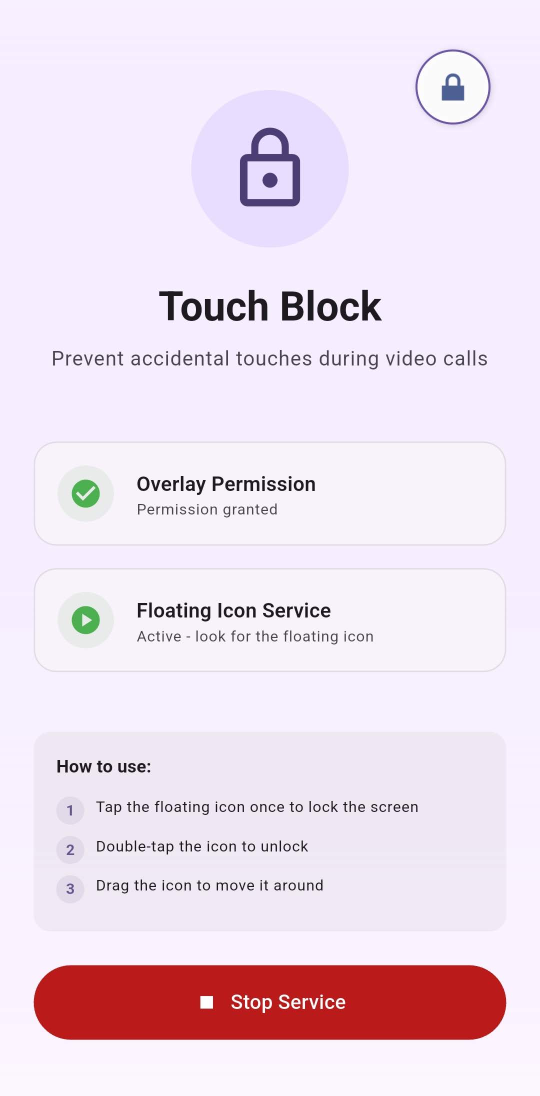
#> input picture store/Screenshot_20260809_115351.jpg, 1080 x 2192 px (shown at 1/2 size)
$ python -i fit_screenshots.py   (imports and definitions only)
#> lines starting #> are read from the running program, lines starting #| are printed output that depends on the picture
"""Reframe screenshots/*.jpg to Play's 1080x1920 store requirement.

The source captures are 504x1024 (ratio 2.03), just past Play's 2:1 maximum
long:short ratio. Rather than crop content, this widens the canvas with a
blurred cover-fit bleed of the image's own edges, then upscales the result.
No source pixels are discarded.
"""
from pathlib import Path

from PIL import Image, ImageFilter

ROOT = Path(__file__).resolve().parent.parent
SRC = ROOT / "screenshots"
OUT = ROOT / "store" / "screenshots"
TARGET_W, TARGET_H = 1080, 1920
TARGET_RATIO = TARGET_H / TARGET_W  # 1.778


def reframe(path: Path) -> None:
#> called with path = '../store/Screenshot_20260809_115351.jpg'
    original = Image.open(path).convert("RGB")
#> original is the input picture: PIL image 1080x2192 RGB; mean R, G, B 237.4, 221.6, 234.8
    w, h = original.size
#> w = 1080; h = 2192

    # Width needed at the source's height to hit the target ratio exactly.
    new_w = round(h / TARGET_RATIO)
#> new_w = 1233

    # Blurred cover-fit backdrop: scale the source to fill new_w x h, crop
    # the overflow off the top/bottom, then blur so it reads as an ambient
    # bleed rather than a duplicated image.
    scale = new_w / w
#> scale = 1.14
    bg = original.resize((new_w, round(h * scale)), Image.LANCZOS)
    top = (bg.height - h) // 2
#> top = 155
    bg = bg.crop((0, top, new_w, top + h))
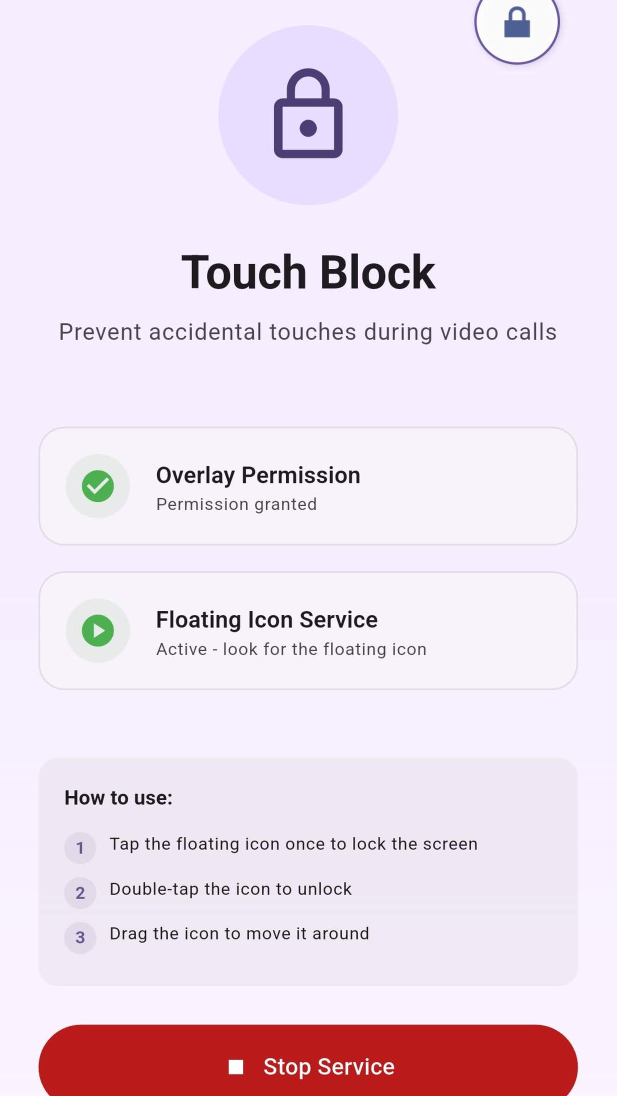
#> bg: PIL image 1233x2192 RGB (shown at 1/2 size); mean R, G, B 236.4, 220.9, 234.3
    bg = bg.filter(ImageFilter.GaussianBlur(radius=40))
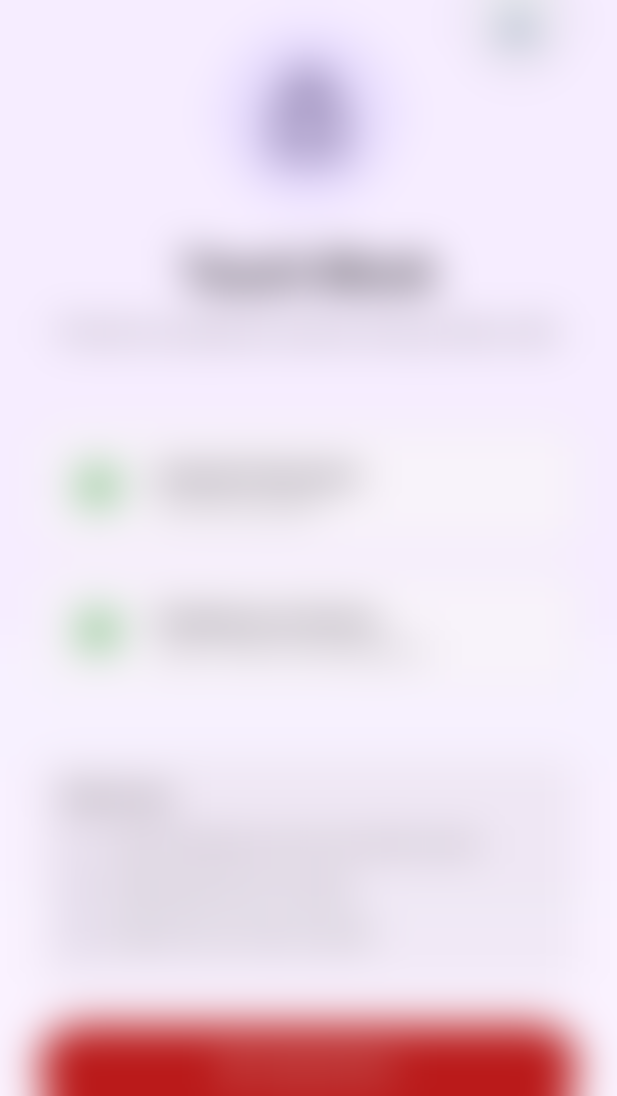
#> bg: PIL image 1233x2192 RGB (shown at 1/2 size); mean R, G, B 236.4, 220.9, 234.4

    canvas = bg.copy()
    offset_x = (new_w - w) // 2
#> offset_x = 76
    canvas.paste(original, (offset_x, 0))
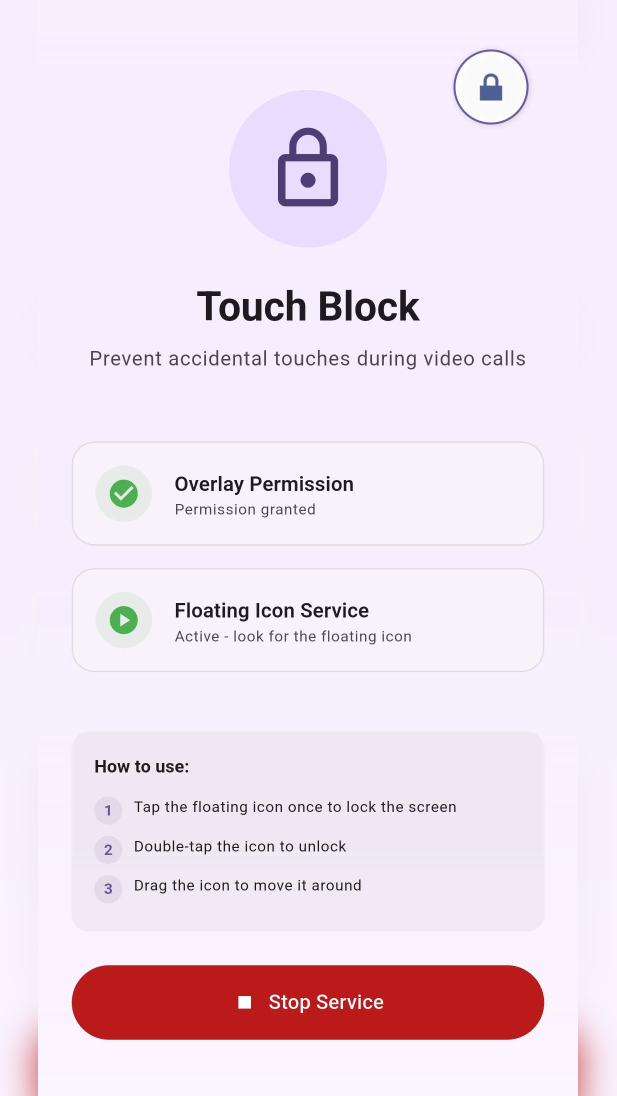
#> canvas: PIL image 1233x2192 RGB (shown at 1/2 size); mean R, G, B 238.5, 223.4, 237

    final = canvas.resize((TARGET_W, TARGET_H), Image.LANCZOS)

#> (the run stopped early here; a loop or call above may not have finished)
